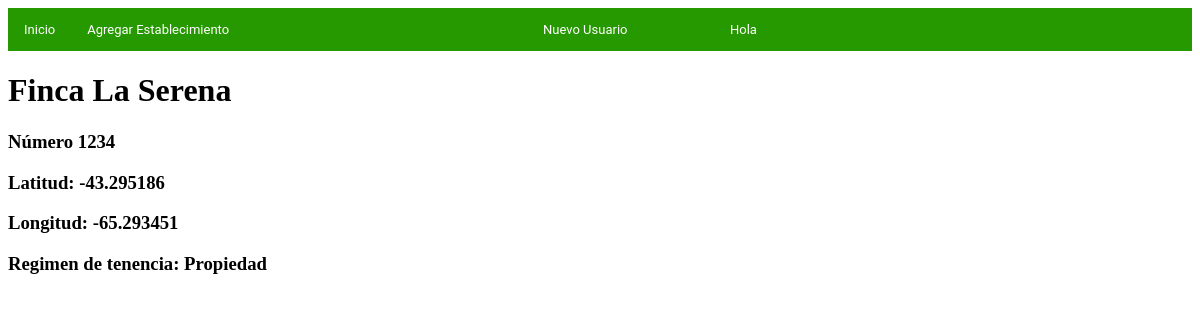
The page /establecimientos/3/ on the database its author committed.
### apps/establecimientos/models.py (models this page shows, shortened)
class Establecimiento (models.Model):
    nombre = models.CharField(max_length=50)
    nro = models.IntegerField()
    lat = models.DecimalField(max_digits=9, decimal_places=6)
    long = models.DecimalField(max_digits=9, decimal_places=6)
    regimen = models.ForeignKey(RegimenTenencia, on_delete=models.CASCADE)

class RegimenTenencia (models.Model):
    descripcion = models.CharField(max_length=100)
    def __str__(self):
        return self.descripcion

### apps/establecimientos/views.py (the view)
# urls.py: url(r'^(?P<pk>[0-9]+)/$', views.DetailView.as_view(), name='detalle'),
class DetailView(generic.DetailView):
    model = Establecimiento
    template_name = 'establecimientos/detalle.html'

### apps/establecimientos/templates/establecimientos/detalle.html (shortened to what this page needs)
{% extends 'establecimientos/base.html' %}
{% block body %}
    <h1>{{ establecimiento.nombre}}</h1>
    <h3>Número {{ establecimiento.nro }}</h3>
    <h3>Latitud: {{ establecimiento.lat }}</h3>
    <h3>Longitud: {{ establecimiento.long }}</h3>
    <h3>Regimen de tenencia: {{ establecimiento.regimen }}</h3>
{% endblock %}

### rows shown on the page
Establecimiento: nombre "Finca La Serena", nro "1234", lat "-43.295186", long "-65.293451", regimen "Propiedad"
